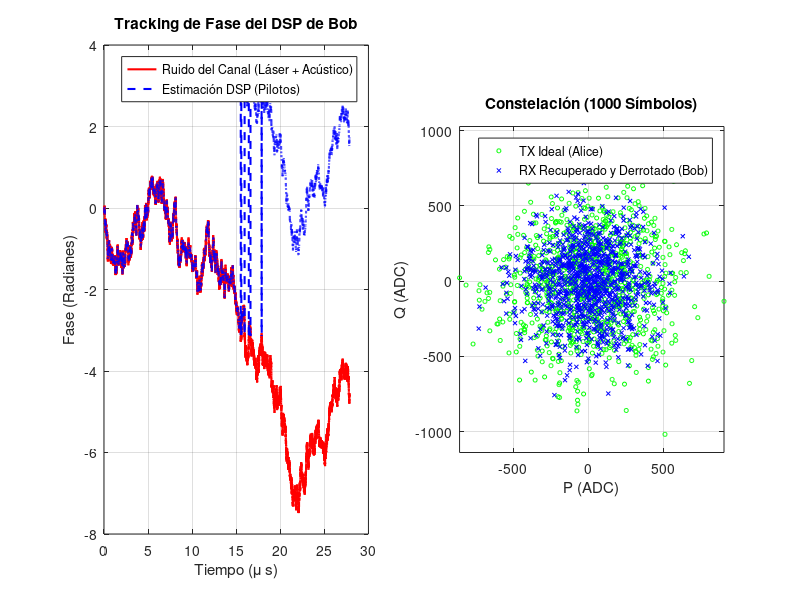

Reproduce this figure in MATLAB. (Note: this script raises an error after producing the figure.)
%% ========================================================================
%  MASTER TESTBENCH: END-TO-END CV-QKD (Láser -> Fibra -> DSP -> Math)
% ========================================================================
clear; clc; close all;

%% 0. RUTAS DEL PROYECTO (ajusta si mueves el script)
SCRIPT_DIR = fileparts(mfilename('fullpath'));
if isempty(SCRIPT_DIR), SCRIPT_DIR = pwd(); end
addpath(SCRIPT_DIR);
DATA_DIR   = fullfile(SCRIPT_DIR, '..', 'data');
BOB_DIR    = fullfile(SCRIPT_DIR, '..', '..', 'cvqkd_bob');
ALICE_DATA_DIR = fullfile(SCRIPT_DIR, '..', '..', 'cvqkd_alice', 'data');
ALICE_SIM_DIR  = fullfile(SCRIPT_DIR, '..', '..', 'cvqkd_alice', 'sim');

%% 0. RUTAS DEL PROYECTO (ajusta si mueves el script)
SCRIPT_DIR = fileparts(mfilename('fullpath'));
DATA_DIR   = fullfile(SCRIPT_DIR, '..', 'data');
BOB_DIR    = fullfile(SCRIPT_DIR, '..', '..', 'cvqkd_bob');

%% 1. PARÁMETROS DEL SISTEMA
ENABLE_EXPORT_VIVADO = true;

% --- Parámetros de Trama y Memoria ---
L_trama     = 16;      % 1 Piloto + 15 Datos
N_BOB_DATA  = 26112;   % Datos útiles que caben en la RAM de Bob -> genero el doble para poder sacrificar
N_FRAMES    = ceil(N_BOB_DATA / 15); % ~1741 tramas
N_SAMPLES   = N_BOB_DATA/2;   % Datos sacrificados para la estimación

% En la fibra viajan los datos + los pilotos. Sumamos 1 piloto final para interpolar
N_FIBER     = N_FRAMES * L_trama + 1; 

% --- Parámetros Físicos del Canal ---
Ts           = 1e-9;   % Tiempo de símbolo (1 Gbaud)
T_real       = 0.8;    % Transmitancia real de la fibra
xi_real      = 0.01;   % Ruido en exceso cuántico (SNU)
V_A_snu      = 8.0;  % Varianza de Alice (SNU)
env_va = getenv('VA_SNU');
if ~isempty(env_va)
    V_A_snu = str2double(env_va);
end
V_elec_snu   = 0.1;    % Ruido electrónico (SNU)
eta_detector = 0.6;    % Eficiencia del fotodiodo

% --- Calibración del Hardware (ADC) ---
N0_adc_var   = 10000;  % Varianza para 1 SNU
Amp_Piloto   = 20000;  % Amplitud fuerte para el pulso piloto (para no perder fase)

%% 2. MODELO DE RUIDO DE FASE DEL CANAL (Tu código integrado)
disp('1. Generando Perfil de Ruido de Fase (Wiener + Acústico)...');
t = (0:N_FIBER-1)' * Ts;

% A) Proceso de Wiener (Ancho de línea del láser 100 kHz)
sigma_w = sqrt(2 * pi * 100e3 * Ts); 
ruido_wiener = sigma_w * randn(N_FIBER, 1);
fase_wiener = cumsum(ruido_wiener);  

% B) Ruido Acústico (500 Hz)
f_acustica = 500; 
A_acustica = 0.5; 
fase_acustica = A_acustica * sin(2 * pi * f_acustica * t);

% C) Deriva Total
fase_total_canal = fase_wiener + fase_acustica;

%% 3. ALICE: GENERACIÓN CUÁNTICA CON PILOTOS INTERCALADOS
disp('2. Alice transmitiendo (Datos + Pilotos)...');
VarA_adc = V_A_snu * N0_adc_var;

P_A_tx = zeros(N_FIBER, 1);
Q_A_tx = zeros(N_FIBER, 1);

idx_pilotos = 1:L_trama:N_FIBER;
idx_datos   = setdiff(1:N_FIBER, idx_pilotos);

% Alice genera ruido Gaussiano para los datos
P_A_tx(idx_datos) = sqrt(VarA_adc) * randn(length(idx_datos), 1);
Q_A_tx(idx_datos) = sqrt(VarA_adc) * randn(length(idx_datos), 1);

% Alice inserta los pilotos fuertes en la cuadratura P (Fase 0)
P_A_tx(idx_pilotos) = Amp_Piloto;
Q_A_tx(idx_pilotos) = 0;

%% 4. EL CANAL: ATENUACIÓN Y AWGN
disp('3. La fibra atenúa e inyecta AWGN...');
Ruido_Total_snu = 1.0 + V_elec_snu + (T_real * eta_detector * xi_real);
Ruido_Total_adc = Ruido_Total_snu * N0_adc_var;

Z_noise_P = sqrt(Ruido_Total_adc) * randn(N_FIBER, 1);
Z_noise_Q = sqrt(Ruido_Total_adc) * randn(N_FIBER, 1);

% Rotación de Fase + Atenuación + AWGN
P_rx_ideal = sqrt(T_real * eta_detector) * P_A_tx;
Q_rx_ideal = sqrt(T_real * eta_detector) * Q_A_tx;

P_B_rx = P_rx_ideal .* cos(fase_total_canal) - Q_rx_ideal .* sin(fase_total_canal) + Z_noise_P;
Q_B_rx = P_rx_ideal .* sin(fase_total_canal) + Q_rx_ideal .* cos(fase_total_canal) + Z_noise_Q;

%% 5. RECEPCIÓN Y DSP DE BOB (Recuperación de Fase Vectorizada)
disp('4. DSP de Bob: Siguiendo y deshaciendo la fase (Unwrap)...');

% 1. Extracción de los pilotos recibidos y cálculo de su fase cruda
P_pilotos_rx = P_B_rx(idx_pilotos);
Q_pilotos_rx = Q_B_rx(idx_pilotos);

fase_pilotos_raw = atan2(Q_pilotos_rx, P_pilotos_rx);

% 2. EL SECRETO: Desenrollar la fase para evitar saltos de 2*pi
fase_pilotos_limpia = unwrap(fase_pilotos_raw);

% 3. Interpolación lineal para estimar la fase de todos los símbolos
% (interp1 interpola los huecos de los datos basándose en los pilotos YA desenrollados)
fase_estimada = interp1(idx_pilotos, fase_pilotos_limpia, (1:N_FIBER)', 'linear');
% wrapToPi is not available in Octave; inline the wrapping
fase_estimada = mod(fase_estimada + pi, 2*pi) - pi;
%fase_estimada_datos = fase_estimada(idx_datos);

% (Pequeño arreglo por si el último símbolo queda fuera de la interpolación)
fase_estimada(isnan(fase_estimada)) = fase_estimada(find(~isnan(fase_estimada), 1, 'last'));

% 4. Des-rotación de toda la trama a la vez (DSP Vectorizado)
P_B_rec_full = P_B_rx .* cos(-fase_estimada) - Q_B_rx .* sin(-fase_estimada);
Q_B_rec_full = P_B_rx .* sin(-fase_estimada) + Q_B_rx .* cos(-fase_estimada);

% 5. Extraemos solo los datos útiles (descartando los pilotos de la trama)
P_A_data = P_A_tx(idx_datos); 
Q_A_data = Q_A_tx(idx_datos);
P_B_rec  = P_B_rec_full(idx_datos);
Q_B_rec  = Q_B_rec_full(idx_datos);

% 6. Truncamos al tamaño exacto de la RAM de Bob
P_A_data = P_A_data(1:N_BOB_DATA);
Q_A_data = Q_A_data(1:N_BOB_DATA);
P_B_rec  = P_B_rec(1:N_BOB_DATA);
Q_B_rec  = Q_B_rec(1:N_BOB_DATA);

% Cuantizamos a 16 bits todo lo recuperado (Bob RAM) y lo original (Alice RAM)
P_A_int = int16(round(P_A_data)); Q_A_int = int16(round(Q_A_data));
P_B_int = int16(round(P_B_rec));  Q_B_int = int16(round(Q_B_rec));

%% 6. SELECCIÓN DE PUNTEROS Y ESTIMACIÓN FLOTANTE (MATLAB IDEAL)
disp('5. Seleccionando muestras de sacrificio y calculando métricas...');
punteros = sort(randperm(N_BOB_DATA, N_SAMPLES)') - 1;

% Máscara de sacrificio (1 = sacrificar, 0 = mantener)
mascara_sacrificio = zeros(N_BOB_DATA, 1);
mascara_sacrificio(punteros + 1) = 1;

% Sacamos las muestras correlacionadas usando los punteros
P_B_sac = P_B_int(punteros + 1); Q_B_sac = Q_B_int(punteros + 1);
P_A_sac = P_A_int(punteros + 1); Q_A_sac = Q_A_int(punteros + 1);

% Funciones nativas de MATLAB (Flotante)
var_B_float = (var(double(P_B_sac), 1) + var(double(Q_B_sac), 1)) / 2;
cov_mat_P = cov(double(P_A_sac), double(P_B_sac), 1);
cov_mat_Q = cov(double(Q_A_sac), double(Q_B_sac), 1);
cov_AB_float = (cov_mat_P(1,2) + cov_mat_Q(1,2)) / 2;

Sigma_Sq_ideal   = var_B_float;
Sigma_ideal      = sqrt(Sigma_Sq_ideal);
Sqrt_T_eta_ideal = cov_AB_float / VarA_adc;
T_eta_ideal = Sqrt_T_eta_ideal^2; % T * eta = (Cov / VarA)^2

%% 7. EMULACIÓN PUNTO FIJO (LLR_Math_Unit FPGA)
disp('6. Emulando el Hardware de Punto Fijo (FPGA)...');

sum_P_B = sum(int64(P_B_sac)); sum_sq_P_B = sum(int64(P_B_sac).^2);
sum_Q_B = sum(int64(Q_B_sac)); sum_sq_Q_B = sum(int64(Q_B_sac).^2);
sum_P_A = sum(int64(P_A_sac)); sum_cov_P  = sum(int64(P_A_sac) .* int64(P_B_sac));
sum_Q_A = sum(int64(Q_A_sac)); sum_cov_Q  = sum(int64(Q_A_sac) .* int64(Q_B_sac));

N_int = int64(N_SAMPLES); INV_2N2 = int64(round(2^45 / ((N_SAMPLES/2)^2)));
cross_P_AB = sum_P_A * sum_P_B; cross_Q_AB = sum_Q_A * sum_Q_B;
sq_sum_P_B = sum_P_B * sum_P_B; sq_sum_Q_B = sum_Q_B * sum_Q_B;

num_cov_AB = (N_int * (sum_cov_P + sum_cov_Q)) - (cross_P_AB + cross_Q_AB);
num_var_B  = (N_int * (sum_sq_P_B + sum_sq_Q_B)) - (sq_sum_P_B + sq_sum_Q_B);

if exist('OCTAVE_VERSION', 'builtin')
    num_cov_AB_d = double(num_cov_AB);
    num_var_B_d  = double(num_var_B);
    inv_2n2_d = double(INV_2N2);
    cov_AB_pure = int64(floor((num_cov_AB_d * inv_2n2_d) / 2^48));
    var_B_pure  = int64(floor((num_var_B_d  * inv_2n2_d) / 2^48));
else
    cov_AB_pure = bitshift(typecast(uint64(num_cov_AB) .* uint64(INV_2N2), 'int64'), -48);
    var_B_pure  = bitshift(typecast(uint64(num_var_B)  .* uint64(INV_2N2), 'int64'), -48);
end

Sigma_Sq_fp  = var_B_pure;
T_raw_15bits = bitshift(cov_AB_pure * 32768, 0) / int64(VarA_adc);
Sqrt_T_eta_fp = T_raw_15bits * 2;
T_eta_fp = bitshift(int64(Sqrt_T_eta_fp)^2, -16);

Sigma_raw_cordic = floor(sqrt(max(double(Sigma_Sq_fp), 0)));
Sigma_fp         = int64(double(Sigma_raw_cordic) * 65536.0);

%% 8. GRÁFICAS DEL GEMELO DIGITAL
figure('Name', 'End-to-End QKD Tracker', 'Position', [100, 100, 1200, 600]);

% Gráfica de Ruido de Fase (DSP vs Canal)
subplot(1, 2, 1);
plot(t * 1e6, fase_total_canal, 'r', 'LineWidth', 1.5); hold on;
plot(t * 1e6, fase_estimada, 'b--', 'LineWidth', 1.5);
title('Tracking de Fase del DSP de Bob');
xlabel('Tiempo (\mu s)'); ylabel('Fase (Radianes)');
legend('Ruido del Canal (Láser + Acústico)', 'Estimación DSP (Pilotos)');
grid on;

% Constelación de los datos recuperados (Primeros 1000)
subplot(1, 2, 2);
plot(P_A_data(1:1000), Q_A_data(1:1000), 'go', 'MarkerSize', 3); hold on;
plot(P_B_rec(1:1000), Q_B_rec(1:1000), 'bx', 'MarkerSize', 3);
title('Constelación (1000 Símbolos)');
xlabel('P (ADC)'); ylabel('Q (ADC)');
legend('TX Ideal (Alice)', 'RX Recuperado y Derrotado (Bob)');
grid on; axis equal;

%% 9. RECONCILIACIÓN MULTIDIMENSIONAL (8D) Y EXTRACCIÓN DE LLRs
disp('8. Simulando Mapeo Multidimensional (MDR 8D)...');

N_dimensiones = 8;
symbols_per_block = N_dimensiones / 2; % 4 simbolos complejos -> 8D
N_bloques = floor(N_BOB_DATA / symbols_per_block);

num_used = N_bloques * symbols_per_block;
P_A_mdr = double(P_A_data(1:num_used));
Q_A_mdr = double(Q_A_data(1:num_used));
P_B_mdr = double(P_B_rec(1:num_used));
Q_B_mdr = double(Q_B_rec(1:num_used));

X = zeros(N_dimensiones, N_bloques);
Y = zeros(N_dimensiones, N_bloques);
for blk = 1:N_bloques
    base = (blk-1) * symbols_per_block;
    X(:, blk) = [P_A_mdr(base+1); Q_A_mdr(base+1); P_A_mdr(base+2); Q_A_mdr(base+2); ...
                 P_A_mdr(base+3); Q_A_mdr(base+3); P_A_mdr(base+4); Q_A_mdr(base+4)];
    Y(:, blk) = [P_B_mdr(base+1); Q_B_mdr(base+1); P_B_mdr(base+2); Q_B_mdr(base+2); ...
                 P_B_mdr(base+3); Q_B_mdr(base+3); P_B_mdr(base+4); Q_B_mdr(base+4)];
end

bits_bob_all = randi([0 1], N_dimensiones, N_bloques);
LLR_all = zeros(N_dimensiones, N_bloques);

sigma_eff = double(Sigma_ideal);
inv_sigma2 = 2.0 / (sigma_eff * sigma_eff + eps);

for blk = 1:N_bloques
    % --- 1. DATOS DE BOB Y ALICE ---
    Y_i = Y(:, blk);
    X_i = X(:, blk);
    
    % --- 2. BOB: Mapeo y generación del mensaje público ---
    norm_y = norm(Y_i);
    if norm_y == 0, norm_y = 1.0; end
    Y_norm = Y_i / norm_y;
    
    M_Y = generar_matriz_ortogonal(Y_norm); % Bob construye su matriz 8x8
    
    b_i = bits_bob_all(:, blk);             % Bits aleatorios (0 o 1)
    C_i = 1 - 2*b_i;                        % Mapeo polar (+1 o -1)
    m_i = M_Y' * C_i;                       % El mensaje público (R) que viaja hacia Alice
    
    % --- 3. ALICE: Reconstrucción y cálculo de LLR ---
    norm_x = norm(X_i);
    if norm_x == 0, norm_x = 1.0; end
    X_norm = X_i / norm_x;
    
    % Alice construye su propia matriz con sus medidas cuánticas
    M_X = generar_matriz_ortogonal(X_norm); 
    
    % Alice "deshace" la rotación de Bob mediante multiplicación matricial
    U = M_X * m_i; 
    
    % Cálculo final del LLR (incorporando la energía de ambos vectores)
    LLR_all(:, blk) = inv_sigma2 * norm_x * norm_y * U;
end

llrs_rx = LLR_all(:);
key_bits_tx = bits_bob_all(:);

%% 10. Carga y expansión de la matriz LDPC
bg_matrix = load(fullfile(BOB_DIR, 'NR_1_1_384.txt'));
bg_matrix = load(fullfile(BOB_DIR, 'NR_1_1_384.txt'));
[mb, nb] = size(bg_matrix);
Z = 384;

disp('   Construyendo matriz H dispersa (Lifting)...');
H = sparse(mb*Z, nb*Z);
for i = 1:mb
    for j = 1:nb
        shift = bg_matrix(i,j);
        if shift ~= -1
            I_z = speye(Z);
            circulant = circshift(I_z, [0, shift]);
            H((i-1)*Z+1 : i*Z, (j-1)*Z+1 : j*Z) = circulant;
        end
    end
end

% 4. Cálculo de Síndrome (para verificación del decodificador LDPC de Alice)
% El syndrome se computa como H * key_bits_tx para las 68 columnas reales.
disp('   Calculando Sindrome LDPC (Bloque 1)...');
block_1 = key_bits_tx(1:nb*Z);
syndrome_1 = mod(H * double(block_1), 2);
num_errores_syndrome = sum(syndrome_1);

fprintf('   [!] Bits de Síndrome activos (Ecuaciones fallidas): %d / %d\n', num_errores_syndrome, mb*Z);

%% 10B. RECONCILIACION INVERSA LDPC (Scaled Min-Sum)
disp('   Iniciando decodificacion LDPC (scaled min-sum)...');

alpha = 0.75;
max_iter = 200;
llr_scale = 1.0;

% LLRs de canal para el bloque 1 (soft input de Alice)
llr_ch = llrs_rx(1:nb*Z) * llr_scale;

% Construir listas de vecinos a partir de H
[rows_h, cols_h] = find(H);
num_edges = length(rows_h);
cn_edges = cell(mb*Z, 1);
vn_edges = cell(nb*Z, 1);
for e = 1:num_edges
    cn_edges{rows_h(e)}(end+1) = e;
    vn_edges{cols_h(e)}(end+1) = e;
end

% Mensajes por arista
msg_v2c = zeros(num_edges, 1);
msg_c2v = zeros(num_edges, 1);

% Inicializacion: VN -> CN con LLR de canal
for v = 1:nb*Z
    edges_v = vn_edges{v};
    if ~isempty(edges_v)
        msg_v2c(edges_v) = llr_ch(v);
    end
end

metrics_unsat = zeros(max_iter, 1);
metrics_ber   = zeros(max_iter, 1);
metrics_flips = zeros(max_iter, 1);
bits_prev = zeros(nb*Z, 1);
iter_converged = 0;

p_mem_history = zeros(max_iter, nb, Z);
r_mem_history = zeros(max_iter, mb, nb, Z);

for iter = 1:max_iter
    % --- CN update (scaled min-sum) ---
    for c = 1:mb*Z
        edges_c = cn_edges{c};
        if isempty(edges_c)
            continue;
        end
        msgs = msg_v2c(edges_c);
        abs_vals = abs(msgs);
        sign_vals = sign(msgs);
        sign_vals(sign_vals == 0) = 1;

        min1 = inf;
        min2 = inf;
        count_min1 = 0;
        for k = 1:length(abs_vals)
            a = abs_vals(k);
            if a < min1
                min2 = min1;
                min1 = a;
                count_min1 = 1;
            elseif a == min1
                count_min1 = count_min1 + 1;
            elseif a < min2
                min2 = a;
            end
        end
        if isinf(min2)
            min2 = min1;
        end

        syndrome_sign = 1 - 2 * syndrome_1(c);
        sign_prod = prod(sign_vals) * syndrome_sign;

        for k = 1:length(edges_c)
            if abs_vals(k) == min1 && count_min1 == 1
                min_use = min2;
            else
                min_use = min1;
            end
            sign_excl = sign_prod * sign_vals(k);
            msg_c2v(edges_c(k)) = alpha * sign_excl * min_use;
        end
    end

    % --- VN update ---
    llr_post = zeros(nb*Z, 1);
    for v = 1:nb*Z
        edges_v = vn_edges{v};
        if isempty(edges_v)
            llr_post(v) = llr_ch(v);
        else
            sum_c2v = sum(msg_c2v(edges_v));
            llr_post(v) = llr_ch(v) + sum_c2v;
            msg_v2c(edges_v) = llr_post(v) - msg_c2v(edges_v);
        end
    end

    % --- Hard decision y verificacion de sindrome ---
    bits_est = (llr_post < 0);
    syndrome_est = mod(H * double(bits_est), 2);
    unsat = sum(syndrome_est ~= syndrome_1);
    metrics_unsat(iter) = unsat;
    metrics_ber(iter) = sum(bits_est ~= block_1) / length(block_1);
    metrics_flips(iter) = sum(bits_est ~= bits_prev);
    bits_prev = bits_est;

    % --- Capturar P_mem y R_mem para exportar al Testbench SV ---
    for c_idx = 1:nb
        for z_idx = 1:Z
            p_mem_history(iter, c_idx, z_idx) = llr_post((c_idx-1)*Z + z_idx);
        end
    end
    for e = 1:num_edges
        c_idx = cols_h(e);
        r_idx = rows_h(e);
        block_col = ceil(c_idx / Z);
        block_row = ceil(r_idx / Z);
        z_col = mod(c_idx - 1, Z) + 1;
        r_mem_history(iter, block_row, block_col, z_col) = msg_c2v(e);
    end

    if unsat == 0
        iter_converged = iter;
        fprintf('   [OK] Convergencia LDPC en %d iteraciones (early finish).\n', iter);
        break;
    end
end

if iter_converged == 0
    iter_converged = max_iter;
    fprintf('   [!] No convergio en %d iteraciones.\n', max_iter);
end

fprintf('   -> BER residual (bloque 1): %.6f\n', metrics_ber(iter_converged));
fprintf('   -> Checks no satisfechos (ultima iter): %d\n', metrics_unsat(iter_converged));
fprintf('   -> Flips en ultima iteracion: %d\n', metrics_flips(iter_converged));

%% 11. TABLA DE RESULTADOS Y EXPORTACIÓN
disp('============================================================================');
disp('   MÉTRICA            |   FLOTANTE (Ideal)  |   PUNTO FIJO (FPGA) |  ERROR  ');
disp('----------------------+---------------------+---------------------+---------');
fprintf(' T (Transmitancia) | %19.4f | %19.4f | %7.4f \n', T_eta_ideal, double(T_eta_fp)/65536, abs(T_eta_ideal - double(T_eta_fp)/65536));
fprintf(' Sqrt(T*n)         | %19.4f | %19.4f | %7.4f \n', Sqrt_T_eta_ideal, double(Sqrt_T_eta_fp)/65536, abs(Sqrt_T_eta_ideal - double(Sqrt_T_eta_fp)/65536));
fprintf(' Sigma^2 (Entero)  | %19.4f | %19.4f | %7.4f \n', Sigma_Sq_ideal, double(Sigma_Sq_fp), abs(Sigma_Sq_ideal - double(Sigma_Sq_fp)));
fprintf(' Sigma   (Q16.16)  | %19.4f | %19.4f | %7.4f \n', Sigma_ideal, double(Sigma_fp)/65536, abs(Sigma_ideal - double(Sigma_fp)/65536));
disp('========================================================================');

if ENABLE_EXPORT_VIVADO
    disp('9. Exportando RAMs para Testbench de Vivado...');

    fase_estimada_datos = fase_estimada(idx_datos);
    fase_est_q15 = int32(round(fase_estimada_datos * 32768));

    fid_est = fopen(fullfile(DATA_DIR, 'fase_estimada_datos.txt'), 'w');
    fid_est = fopen(fullfile(DATA_DIR, 'fase_estimada_datos.txt'), 'w');
    for i=1:length(fase_est_q15)
        fprintf(fid_est, '%08X\n', typecast(fase_est_q15(i), 'uint32'));
    end
    fclose(fid_est);

    fases_q15 = int32(round(fase_pilotos_raw * 32768));
    
    fid_pil = fopen(fullfile(DATA_DIR, 'fase_pilotos_raw.txt'), 'w');
    fid_pil = fopen(fullfile(DATA_DIR, 'fase_pilotos_raw.txt'), 'w');
    for i=1:length(fases_q15)
        % Guardamos en Hexadecimal de 32 bits (aunque la FPGA usará los 18 bajos)
        fprintf(fid_pil, '%08X\n', typecast(fases_q15(i), 'uint32'));
    end
    fclose(fid_pil);
    
    fid_ptr = fopen(fullfile(DATA_DIR, 'ptr_ram.txt'), 'w');
    fid_ptr = fopen(fullfile(DATA_DIR, 'ptr_ram.txt'), 'w');
    for i=1:N_SAMPLES, fprintf(fid_ptr, '%04X\n', punteros(i)); end; fclose(fid_ptr);
    
    fid_mask = fopen(fullfile(DATA_DIR, 'mask_bit.txt'), 'w');
    fid_mask = fopen(fullfile(DATA_DIR, 'mask_bit.txt'), 'w');
    for i=1:N_BOB_DATA, fprintf(fid_mask, '%d\n', mascara_sacrificio(i)); end; fclose(fid_mask);
    
    fid_bob = fopen(fullfile(DATA_DIR, 'bob_ram.txt'), 'w');
    fid_bob = fopen(fullfile(DATA_DIR, 'bob_ram.txt'), 'w');
    for i=1:N_BOB_DATA, fprintf(fid_bob, '%04X%04X\n', typecast(Q_B_int(i), 'uint16'), typecast(P_B_int(i), 'uint16')); end; fclose(fid_bob);
    
    fid_alice = fopen(fullfile(DATA_DIR, 'alice_ram.txt'), 'w');
    fid_alice = fopen(fullfile(DATA_DIR, 'alice_ram.txt'), 'w');
    % CUIDADO: La BRAM de Alice solo almacena las 26112 de sacrificio
    for i=1:N_SAMPLES, fprintf(fid_alice, '%04X%04X\n', typecast(Q_A_sac(i), 'uint16'), typecast(P_A_sac(i), 'uint16')); end; fclose(fid_alice);

    fid_exp = fopen(fullfile(DATA_DIR, 'expected_llr_math.txt'), 'w');
    fid_exp = fopen(fullfile(DATA_DIR, 'expected_llr_math.txt'), 'w');
    fprintf(fid_exp, '%08X\n', typecast(int32(T_eta_fp),      'uint32'));
    fprintf(fid_exp, '%08X\n', typecast(int32(Sqrt_T_eta_fp), 'uint32'));
    fprintf(fid_exp, '%08X\n', typecast(int32(Sigma_Sq_fp),   'uint32'));
    fprintf(fid_exp, '%08X\n', typecast(int32(Sigma_fp),      'uint32'));

    % =====================================================================
    % Exportar Datos Crudos (ADC) para el DSP en FPGA
    % Cuantizamos a 16 bits la señal cruda con el ruido de fase INCLUIDO
    % =====================================================================
    P_ADC = int16(round(P_B_rx));
    Q_ADC = int16(round(Q_B_rx));

    fid_adc = fopen(fullfile(DATA_DIR, 'bob_raw_adc.txt'), 'w');
    fid_adc = fopen(fullfile(DATA_DIR, 'bob_raw_adc.txt'), 'w');
    % Guardamos los 52.224 + pilotos (N_FIBER)
    for i=1:N_FIBER
        fprintf(fid_adc, '%04X%04X\n', typecast(Q_ADC(i), 'uint16'), typecast(P_ADC(i), 'uint16'));
    end
    fclose(fid_adc);
    fclose(fid_exp);

    % Alice full 26112 symbols (for MDR RX verification)
    fid_alice_full = fopen(fullfile(DATA_DIR, 'alice_full_data.txt'), 'w');
    fid_alice_full = fopen(fullfile(DATA_DIR, 'alice_full_data.txt'), 'w');
    for i=1:N_BOB_DATA
        fprintf(fid_alice_full, '%04X%04X\n', typecast(Q_A_int(i), 'uint16'), typecast(P_A_int(i), 'uint16'));
    end
    fclose(fid_alice_full);
    % Bob random bits (for MDR TX verification)
    fid_rand = fopen(fullfile(DATA_DIR, 'bob_random_bits.txt'), 'w');
    fid_rand = fopen(fullfile(DATA_DIR, 'bob_random_bits.txt'), 'w');
    bits_flat = bits_bob_all(:);
    for i=1:length(bits_flat)
        fprintf(fid_rand, '%d\n', bits_flat(i));
    end
    fclose(fid_rand);
    % Expected public messages m_i (for MDR TX verification)
    fid_m = fopen(fullfile(DATA_DIR, 'expected_m_messages.txt'), 'w');
    fid_m = fopen(fullfile(DATA_DIR, 'expected_m_messages.txt'), 'w');
    for blk = 1:N_bloques
        Y_i = Y(:, blk);
        Y_norm = Y_i / norm(Y_i);
        M_Y = generar_matriz_ortogonal(Y_norm);
        m_i = M_Y' * (1 - 2*bits_bob_all(:, blk));
        for dim = 1:N_dimensiones
            m_q31 = int32(round(m_i(dim) * 2^31));
            fprintf(fid_m, '%08X\n', typecast(m_q31, 'uint32'));
        end
    end
    fclose(fid_m);
    % Expected LLR results (for MDR RX verification)
    fid_llr = fopen(fullfile(DATA_DIR, 'expected_llr_results.txt'), 'w');
    fid_llr = fopen(fullfile(DATA_DIR, 'expected_llr_results.txt'), 'w');
    for blk = 1:N_bloques
        for dim = 1:N_dimensiones
            llr_fp = int32(round(LLR_all(dim, blk) * 2^31));
            fprintf(fid_llr, '%08X\n', typecast(llr_fp, 'uint32'));
        end
    end
    fclose(fid_llr);

    %% 12. EXPORTAR u_bits.txt CON LLRs REALES (8-BIT SIGN-MAGNITUDE)
    % Para verificacion exacta del decodificador LDPC de Alice
    disp('9. Exportando LLRs reales cuantizados a 8-bit para LDPC...');
    llrs_flat = LLR_all(:);  % 26112x1, column-major

    % Escala optima para 8-bit signed: normalizar a varianza unitaria
    % y escalar para usar ~40% del rango (±48 en 7-bit), preservando
    % diferencias relativas de confianza entre LLRs.
    std_llr = std(llrs_flat);
    if std_llr > 0
        scale_8bit = 48.0 / std_llr;  % ~3 sigma within 8-bit range
    else
        scale_8bit = 48.0 / max(abs(llrs_flat) + eps);
    end

    fid_u = fopen(fullfile(DATA_DIR, 'u_bits.txt'), 'w');
    for col = 0:67
        % $readmemb: primer caracter = MSB (bit 3071) = VNU[Z-1]
        % Escribimos VNUs en orden inverso (Z-1..0) para que
        % VNU[0] quede en los bits [7:0] del bus
        for vnu = Z-1:-1:0
            idx = col * Z + vnu + 1;
            llr_fp = llrs_flat(idx) * scale_8bit;
            llr_s8 = max(-127, min(127, round(llr_fp)));
            sm_val = abs(llr_s8);
            if llr_s8 < 0
                sm_val = bitset(sm_val, 8);
            end
            fprintf(fid_u, '%s', dec2bin(sm_val, 8));
        end
        fprintf(fid_u, '\n');
    end
    fclose(fid_u);
    % Copiar a cvqkd_alice/sim/ para el testbench Verilator
    copyfile(fullfile(DATA_DIR, 'u_bits.txt'), fullfile(ALICE_DATA_DIR, 'u_bits.txt'));
    copyfile(fullfile(DATA_DIR, 'u_bits.txt'), fullfile(ALICE_SIM_DIR, 'u_bits.txt'));
    fprintf('   [OK] u_bits.txt exportado (68 x %d bits, scale=%.2f)\n', Z*8, scale_8bit);

    % --- Exportar P_mem y R_mem iteracion a iteracion ---
    disp('   Exportando P_mem y R_mem intermedios para debugging SV...');
    fid_p = fopen(fullfile(DATA_DIR, 'expected_p_mem.txt'), 'w');
    fid_r = fopen(fullfile(DATA_DIR, 'expected_r_mem.txt'), 'w');
    for it = 1:iter_converged
        for c = 1:nb
            for vnu = Z:-1:1
                val_fp = p_mem_history(it, c, vnu);
                val_s8 = max(-127, min(127, round(val_fp * scale_8bit)));
                sm_mag = abs(val_s8);
                sm_sign = uint16(val_s8 < 0);
                val_16 = bitshift(sm_sign, 15) + uint16(sm_mag);
                fprintf(fid_p, '%04X', val_16);
            end
            fprintf(fid_p, '\n');
        end
        for r = 1:mb
            for c = 1:nb
                for vnu = Z:-1:1
                    val_fp = r_mem_history(it, r, c, vnu);
                    val_s8 = max(-127, min(127, round(val_fp * scale_8bit)));
                    sm_mag = abs(val_s8);
                    sm_sign = uint16(val_s8 < 0);
                    val_16 = bitshift(sm_sign, 15) + uint16(sm_mag);
                    fprintf(fid_r, '%04X', val_16);
                end
                fprintf(fid_r, '\n');
            end
        end
    end
    fclose(fid_p);
    fclose(fid_r);
    copyfile(fullfile(DATA_DIR, 'expected_p_mem.txt'), fullfile(ALICE_SIM_DIR, 'expected_p_mem.txt'));
    copyfile(fullfile(DATA_DIR, 'expected_r_mem.txt'), fullfile(ALICE_SIM_DIR, 'expected_r_mem.txt'));
    disp('   [OK] expected_p_mem.txt y expected_r_mem.txt exportados');

    % Expected key bits for LDPC decoder verification (bob_key_ref.txt)
    % 68 lines of 384 binary digits each; one line per column
    fid_key = fopen(fullfile(DATA_DIR, 'bob_key_ref.txt'), 'w');
    for blk = 0:67
        for bit = 1:Z
            fprintf(fid_key, '%d', key_bits_tx(blk*Z + bit));
        end
        fprintf(fid_key, '\n');
    end
    fclose(fid_key);
    copyfile(fullfile(DATA_DIR, 'bob_key_ref.txt'), fullfile(ALICE_DATA_DIR, 'bob_key_ref.txt'));
    copyfile(fullfile(DATA_DIR, 'bob_key_ref.txt'), fullfile(ALICE_SIM_DIR, 'bob_key_ref.txt'));
    disp('   [OK] bob_key_ref.txt exportado (68 x 384 bits)');
    
    % Export expected syndrome: 46 rows x 384 bits
    % $readmemb: first char -> MSB (bit[383])
    fid_syn = fopen(fullfile(DATA_DIR, 'expected_syndrome.txt'), 'w');
    for row = 0:mb-1
        row_bits = syndrome_1(row*Z+1 : row*Z+Z);
        for bit = 1:Z
            fprintf(fid_syn, '%d', row_bits(bit));
        end
        fprintf(fid_syn, '\n');
    end
    fclose(fid_syn);
    copyfile(fullfile(DATA_DIR, 'expected_syndrome.txt'), fullfile(ALICE_DATA_DIR, 'expected_syndrome.txt'));
    copyfile(fullfile(DATA_DIR, 'expected_syndrome.txt'), fullfile(ALICE_SIM_DIR, 'expected_syndrome.txt'));
    disp('   [OK] expected_syndrome.txt exportado (46 x 384 bits)');
    % Expected key bits for LDPC decoder verification (bob_key_ref.txt)
    % 68 lines of 384 binary digits each; line 0 is the reference key block
    fid_key = fopen(fullfile(DATA_DIR, 'bob_key_ref.txt'), 'w');
    ref_block = key_bits_tx(1:Z);  % First Z=384 bits of the original key
    for blk = 1:68
        for bit = 1:Z
            fprintf(fid_key, '%d', ref_block(bit));
        end
        fprintf(fid_key, '\n');
    end
    fclose(fid_key);
    disp('   [OK] bob_key_ref.txt exportado (68 x 384 bits)');
    
    disp('   [OK] Archivos de simulación generados con éxito.');
end
